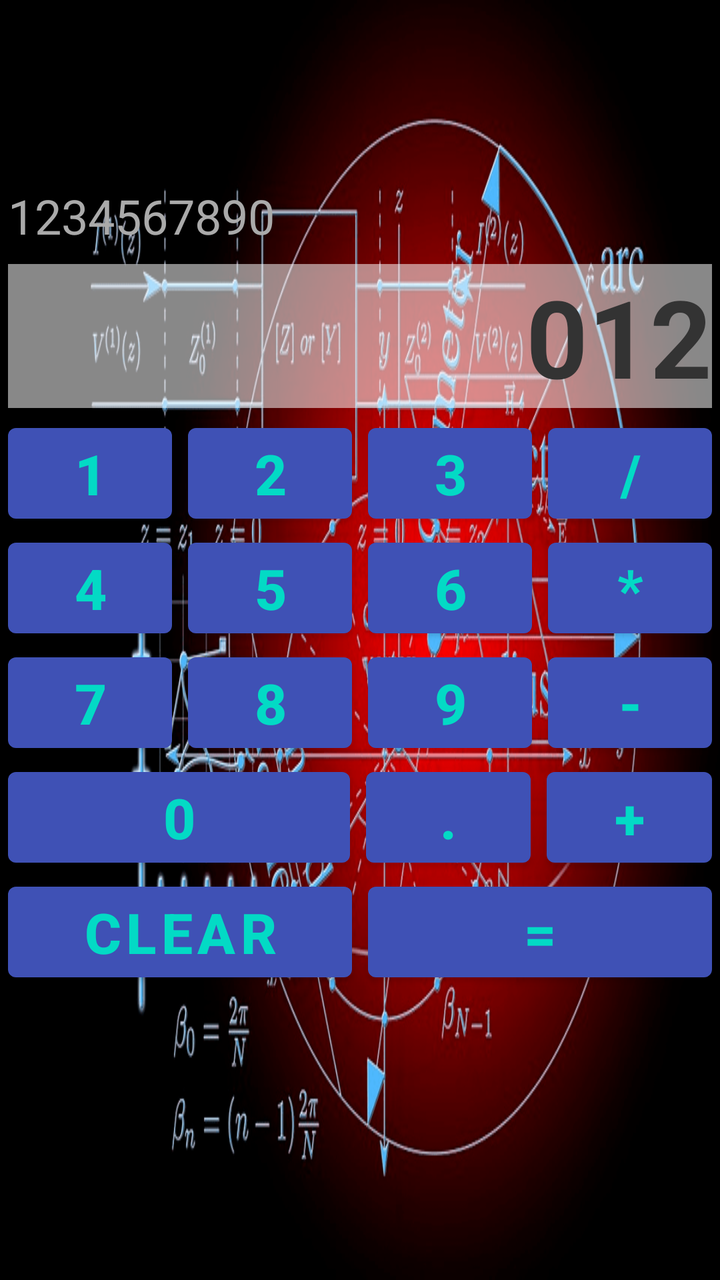
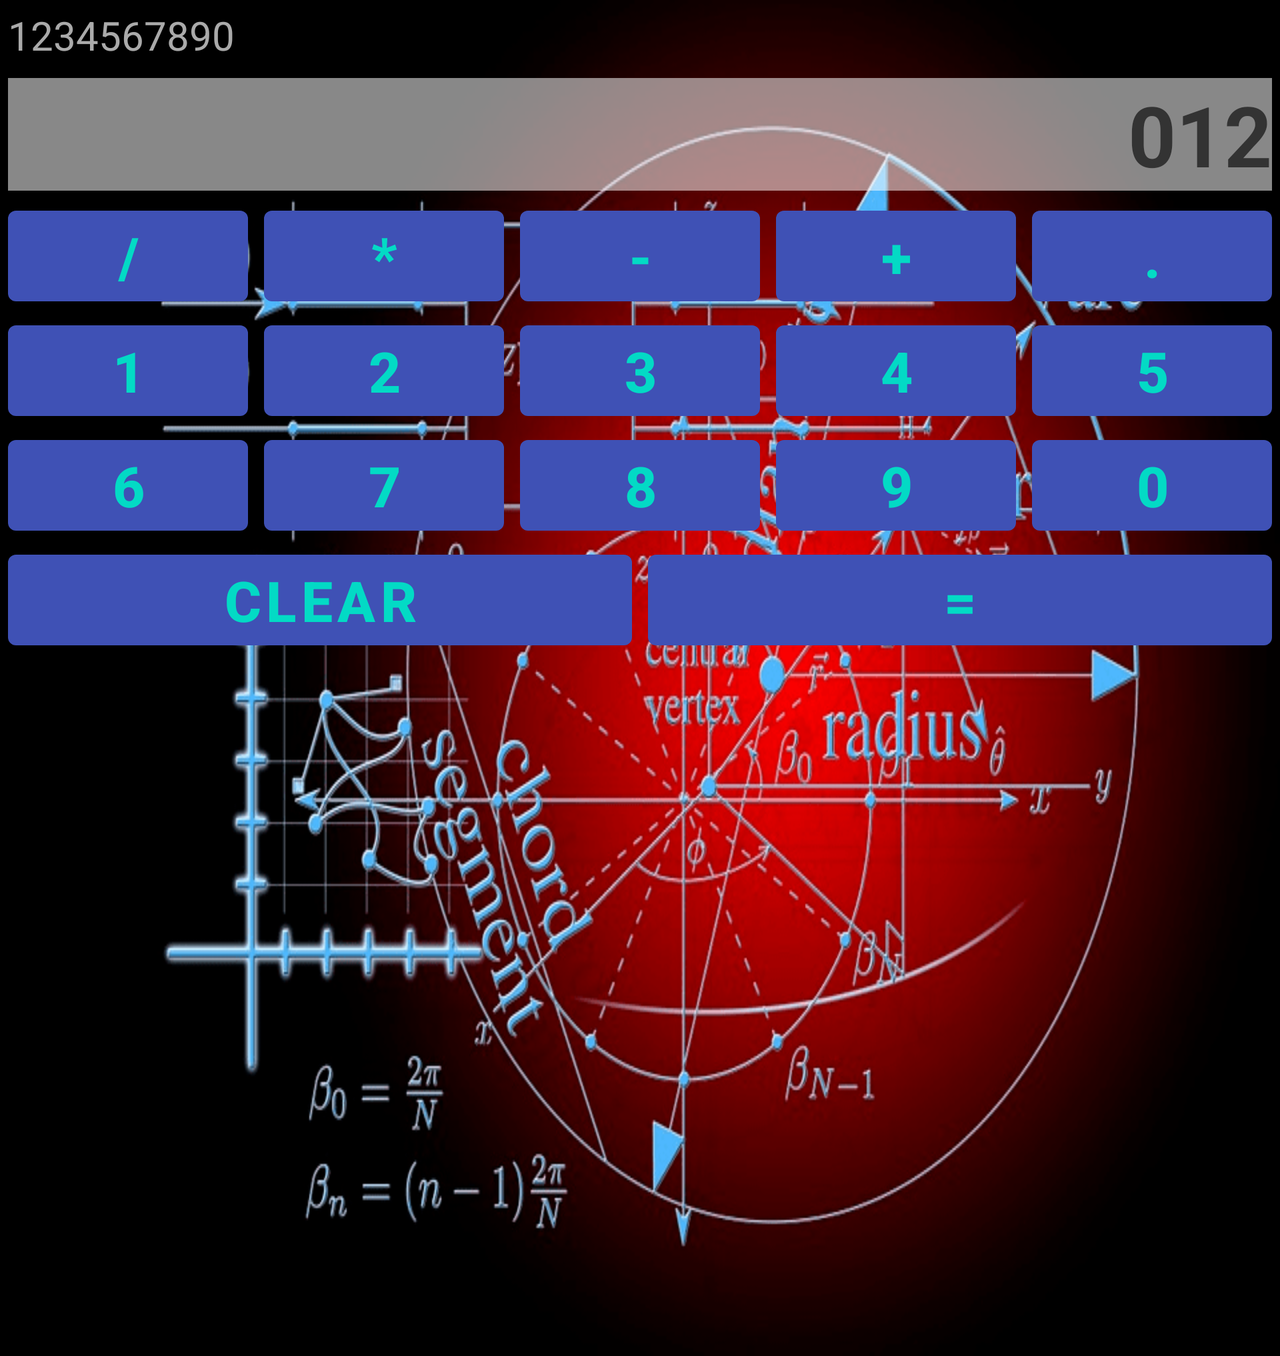

First picture: res/layout/ on a phone held upright. Second picture: the repository's own variant of that layout, on a device whose configuration matches the variant's folder. Source for both follows.
<!-- AndroidManifest.xml: application theme MyLightTheme -->
<!-- res/layout/activity_main.xml -->
<?xml version="1.0" encoding="utf-8"?>
<LinearLayout xmlns:android="http://schemas.android.com/apk/res/android"
    xmlns:app="http://schemas.android.com/apk/res-auto"
    xmlns:tools="http://schemas.android.com/tools"
    android:layout_width="match_parent"
    android:layout_height="match_parent"
    android:background="@drawable/mathematics"
    android:orientation="vertical"
    tools:context=".MainActivity"
    android:id="@+id/root_linear_layout">

    <TextView
        android:id="@+id/text_view_story"
        android:layout_width="match_parent"
        android:layout_height="120dp"
        android:layout_margin="@dimen/button_margin"
        android:layout_marginTop="150dp"
        android:gravity="start|bottom"
        android:textColor="@color/gray_A"
        android:textSize="24sp"
        tools:text="1234567890" />

    <TextView
        android:id="@+id/text_view_display"
        android:layout_width="match_parent"
        android:layout_height="wrap_content"
        android:layout_margin="@dimen/button_margin"
        android:background="@color/white_1"
        android:gravity="end"
        android:textColor="@color/gray_3"
        android:textSize="54sp"
        android:textStyle="bold"
        tools:text="012" />


    <LinearLayout
        android:layout_width="match_parent"
        android:layout_height="wrap_content"
        android:orientation="horizontal">


        <com.google.android.material.button.MaterialButton
            android:id="@+id/btn_1"
            style="@style/style_button"
            android:layout_width="0dp"
            android:layout_height="wrap_content"
            android:layout_weight="1"
            android:text="@string/btn_1" />

        <com.google.android.material.button.MaterialButton
            android:id="@+id/btn_2"
            android:layout_width="0dp"
            android:layout_height="wrap_content"
            style="@style/style_button"
            android:layout_weight="1"
            android:text="@string/btn_2" />

        <com.google.android.material.button.MaterialButton
            android:id="@+id/btn_3"
            android:layout_width="0dp"
            android:layout_height="wrap_content"
            style="@style/style_button"
            android:layout_weight="1"
            android:text="@string/btn_3"/>

        <com.google.android.material.button.MaterialButton
            android:id="@+id/btn_div"
            android:layout_width="0dp"
            android:layout_height="wrap_content"
            style="@style/style_button"
            android:layout_weight="1"
            android:text="@string/btn_div" />
    </LinearLayout>

    <LinearLayout
        android:layout_width="match_parent"
        android:layout_height="wrap_content"
        android:orientation="horizontal">

        <com.google.android.material.button.MaterialButton
            android:id="@+id/btn_4"
            android:layout_width="0dp"
            android:layout_height="wrap_content"
            style="@style/style_button"
            android:layout_weight="1"
            android:text="@string/btn_4"/>

        <com.google.android.material.button.MaterialButton
            android:id="@+id/btn_5"
            android:layout_width="0dp"
            android:layout_height="wrap_content"
            style="@style/style_button"
            android:layout_weight="1"
            android:text="@string/btn_5"/>

        <com.google.android.material.button.MaterialButton
            android:id="@+id/btn_6"
            android:layout_width="0dp"
            android:layout_height="wrap_content"
            style="@style/style_button"
            android:layout_weight="1"
            android:text="@string/btn_6" />

        <com.google.android.material.button.MaterialButton
            android:id="@+id/btn_mult"
            android:layout_width="0dp"
            android:layout_height="wrap_content"
            style="@style/style_button"
            android:layout_weight="1"
            android:text="@string/btn_mult" />
    </LinearLayout>

    <LinearLayout
        android:layout_width="match_parent"
        android:layout_height="wrap_content"
        android:orientation="horizontal">

        <com.google.android.material.button.MaterialButton
            android:id="@+id/btn_7"
            android:layout_width="0dp"
            android:layout_height="wrap_content"
            style="@style/style_button"
            android:layout_weight="1"
            android:text="@string/btn_7" />

        <com.google.android.material.button.MaterialButton
            android:id="@+id/btn_8"
            android:layout_width="0dp"
            android:layout_height="wrap_content"
            style="@style/style_button"
            android:layout_weight="1"
            android:text="@string/btn_8" />

        <com.google.android.material.button.MaterialButton
            android:id="@+id/btn_9"
            android:layout_width="0dp"
            android:layout_height="wrap_content"
            style="@style/style_button"
            android:layout_weight="1"
            android:text="@string/btn_9" />

        <com.google.android.material.button.MaterialButton
            android:id="@+id/btn_minus"
            android:layout_width="0dp"
            android:layout_height="wrap_content"
            style="@style/style_button"
            android:layout_weight="1"
            android:text="@string/btn_minus" />
    </LinearLayout>

    <LinearLayout
        android:layout_width="match_parent"
        android:layout_height="wrap_content"
        android:orientation="horizontal">

        <com.google.android.material.button.MaterialButton
            android:id="@+id/btn_0"
            android:layout_width="0dp"
            android:layout_height="wrap_content"
            style="@style/style_button"
            android:layout_weight="0.52"
            android:text="@string/btn_0" />

        <com.google.android.material.button.MaterialButton
            android:id="@+id/btn_dot"
            android:layout_width="0dp"
            android:layout_height="wrap_content"
            style="@style/style_button"
            android:layout_weight="0.25"
            android:text="@string/btn_dot" />

        <com.google.android.material.button.MaterialButton
            android:id="@+id/btn_plus"
            android:layout_width="0dp"
            android:layout_height="wrap_content"
            style="@style/style_button"
            android:layout_weight="0.25"
            android:text="@string/btn_plus" />

    </LinearLayout>

    <LinearLayout
        android:layout_width="match_parent"
        android:layout_height="wrap_content"
        android:orientation="horizontal">

        <com.google.android.material.button.MaterialButton
            android:id="@+id/btn_clear"
            android:layout_width="0dp"
            android:layout_height="wrap_content"
            style="@style/style_button"
            android:layout_weight="1"
            android:text="@string/btn_clear" />

        <com.google.android.material.button.MaterialButton
            android:id="@+id/btn_equals"
            android:layout_width="0dp"
            android:layout_height="wrap_content"
            style="@style/style_button"
            android:layout_weight="1"
            android:text="@string/btn_equals"/>
    </LinearLayout>

</LinearLayout>
<!-- resources referenced by this layout -->
<resources>
  <color name="gray_3">#FF333333</color>
  <color name="gray_A">#FFAAAAAA</color>
  <color name="white_1">#88FFFFFF</color>
  <dimen name="button_margin">4dp</dimen>
  <!-- drawable mathematics: png bitmap (drawable-v24, 193893 bytes) -->
  <string name="btn_0">0</string>
  <string name="btn_1">1</string>
  <string name="btn_2">2</string>
  <string name="btn_3">3</string>
  <string name="btn_4">4</string>
  <string name="btn_5">5</string>
  <string name="btn_6">6</string>
  <string name="btn_7">7</string>
  <string name="btn_8">8</string>
  <string name="btn_9">9</string>
  <string name="btn_clear">clear</string>
  <string name="btn_div">/</string>
  <string name="btn_dot">.</string>
  <string name="btn_equals">=</string>
  <string name="btn_minus">-</string>
  <string name="btn_mult">*</string>
  <string name="btn_plus">+</string>
  <style name="style_button">
              <item name="android:textSize">@dimen/button_text</item>
              <item name="android:textStyle">bold</item>
              <item name="android:layout_marginStart">@dimen/button_margin</item>
              <item name="android:layout_marginEnd">@dimen/button_margin</item>
          </style>
  <style name="MyLightTheme" parent="Theme.Calculator">
          <item name="colorPrimary">@color/colorPrimary</item>
          <item name="colorPrimaryVariant">@color/colorPrimaryDark</item>
          <item name="colorOnPrimary">@color/teal_200</item>
      </style>
  <dimen name="button_text">28sp</dimen>
  <style name="Theme.Calculator" parent="Theme.MaterialComponents.DayNight.DarkActionBar">
          
          <item name="colorPrimary">@color/purple_500</item>
          <item name="colorPrimaryVariant">@color/purple_700</item>
          <item name="colorOnPrimary">@color/white</item>
          
          <item name="colorSecondary">@color/teal_200</item>
          <item name="colorSecondaryVariant">@color/teal_700</item>
          <item name="colorOnSecondary">@color/black</item>
          
          <item name="android:statusBarColor" tools:targetApi="l">?attr/colorPrimaryVariant</item>
          
      </style>
  <color name="colorPrimary">#3F51B5</color>
  <color name="colorPrimaryDark">#303F9F</color>
  <color name="teal_200">#FF03DAC5</color>
  <color name="purple_500">#FF6200EE</color>
  <color name="purple_700">#FF3700B3</color>
  <color name="white">#FFFFFFFF</color>
  <color name="teal_700">#FF018786</color>
  <color name="black">#FF000000</color>
</resources>
<!-- res/layout-land/activity_main.xml (the repository's variant of the layout above) -->
<!-- drawn on the phone turned sideways -->
<?xml version="1.0" encoding="utf-8"?>
<androidx.core.widget.NestedScrollView xmlns:android="http://schemas.android.com/apk/res/android"
    xmlns:app="http://schemas.android.com/apk/res-auto"
    xmlns:tools="http://schemas.android.com/tools"
    android:layout_width="match_parent"
    android:layout_height="wrap_content"
    android:background="@drawable/mathematics">

    <LinearLayout
        android:layout_width="match_parent"
        android:layout_height="wrap_content"

        android:orientation="vertical"
        tools:context=".MainActivity">

        <TextView
            android:id="@+id/text_view_story"
            android:layout_width="match_parent"
            android:layout_height="wrap_content"
            android:layout_margin="@dimen/button_margin"
            android:gravity="start|bottom"
            android:textColor="@color/gray_A"
            android:textSize="20sp"
            tools:text="1234567890" />

        <TextView
            android:id="@+id/text_view_display"
            android:layout_width="match_parent"
            android:layout_height="wrap_content"
            android:layout_margin="@dimen/button_margin"
            android:background="@color/white_1"
            android:gravity="end"
            android:textColor="@color/gray_3"
            android:textSize="42sp"
            android:textStyle="bold"
            tools:text="012" />

        <LinearLayout
            android:layout_width="match_parent"
            android:layout_height="wrap_content"
            android:orientation="horizontal">

            <com.google.android.material.button.MaterialButton
                android:id="@+id/btn_div"
                style="@style/style_button"
                android:layout_width="0dp"
                android:layout_height="wrap_content"
                android:layout_weight="1"
                android:text="@string/btn_div" />

            <com.google.android.material.button.MaterialButton
                android:id="@+id/btn_mult"
                style="@style/style_button"
                android:layout_width="0dp"
                android:layout_height="wrap_content"
                android:layout_weight="1"
                android:text="@string/btn_mult" />

            <com.google.android.material.button.MaterialButton
                android:id="@+id/btn_minus"
                style="@style/style_button"
                android:layout_width="0dp"
                android:layout_height="wrap_content"
                android:layout_weight="1"
                android:text="@string/btn_minus" />

            <com.google.android.material.button.MaterialButton
                android:id="@+id/btn_plus"
                style="@style/style_button"
                android:layout_width="0dp"
                android:layout_height="wrap_content"
                android:layout_weight="1"
                android:text="@string/btn_plus" />

            <com.google.android.material.button.MaterialButton
                android:id="@+id/btn_dot"
                style="@style/style_button"
                android:layout_width="0dp"
                android:layout_height="wrap_content"
                android:layout_weight="1"
                android:text="@string/btn_dot" />
        </LinearLayout>

        <LinearLayout
            android:layout_width="match_parent"
            android:layout_height="wrap_content"
            android:orientation="horizontal">

            <com.google.android.material.button.MaterialButton
                android:id="@+id/btn_1"
                style="@style/style_button"
                android:layout_width="0dp"
                android:layout_height="wrap_content"
                android:layout_weight="1"
                android:text="@string/btn_1" />

            <com.google.android.material.button.MaterialButton
                android:id="@+id/btn_2"
                style="@style/style_button"
                android:layout_width="0dp"
                android:layout_height="wrap_content"
                android:layout_weight="1"
                android:text="@string/btn_2" />

            <com.google.android.material.button.MaterialButton
                android:id="@+id/btn_3"
                style="@style/style_button"
                android:layout_width="0dp"
                android:layout_height="wrap_content"
                android:layout_weight="1"
                android:text="@string/btn_3" />

            <com.google.android.material.button.MaterialButton
                android:id="@+id/btn_4"
                style="@style/style_button"
                android:layout_width="0dp"
                android:layout_height="wrap_content"
                android:layout_weight="1"
                android:text="@string/btn_4" />

            <com.google.android.material.button.MaterialButton
                android:id="@+id/btn_5"
                style="@style/style_button"
                android:layout_width="0dp"
                android:layout_height="wrap_content"
                android:layout_weight="1"
                android:text="@string/btn_5" />
        </LinearLayout>

        <LinearLayout
            android:layout_width="match_parent"
            android:layout_height="wrap_content"
            android:orientation="horizontal">

            <com.google.android.material.button.MaterialButton
                android:id="@+id/btn_6"
                style="@style/style_button"
                android:layout_width="0dp"
                android:layout_height="wrap_content"
                android:layout_weight="1"
                android:text="@string/btn_6" />

            <com.google.android.material.button.MaterialButton
                android:id="@+id/btn_7"
                style="@style/style_button"
                android:layout_width="0dp"
                android:layout_height="wrap_content"
                android:layout_weight="1"
                android:text="@string/btn_7" />

            <com.google.android.material.button.MaterialButton
                android:id="@+id/btn_8"
                style="@style/style_button"
                android:layout_width="0dp"
                android:layout_height="wrap_content"
                android:layout_weight="1"
                android:text="@string/btn_8" />

            <com.google.android.material.button.MaterialButton
                android:id="@+id/btn_9"
                style="@style/style_button"
                android:layout_width="0dp"
                android:layout_height="wrap_content"
                android:layout_weight="1"
                android:text="@string/btn_9" />

            <com.google.android.material.button.MaterialButton
                android:id="@+id/btn_0"
                style="@style/style_button"
                android:layout_width="0dp"
                android:layout_height="wrap_content"
                android:layout_weight="1"
                android:text="@string/btn_0" />
        </LinearLayout>

        <LinearLayout
            android:layout_width="match_parent"
            android:layout_height="wrap_content"
            android:orientation="horizontal">

            <com.google.android.material.button.MaterialButton
                android:id="@+id/btn_clear"
                style="@style/style_button"
                android:layout_width="0dp"
                android:layout_height="wrap_content"
                android:layout_weight="1"
                android:text="@string/btn_clear" />

            <com.google.android.material.button.MaterialButton
                android:id="@+id/btn_equals"
                style="@style/style_button"
                android:layout_width="0dp"
                android:layout_height="wrap_content"
                android:layout_weight="1"
                android:text="@string/btn_equals" />
        </LinearLayout>

    </LinearLayout>
</androidx.core.widget.NestedScrollView>
